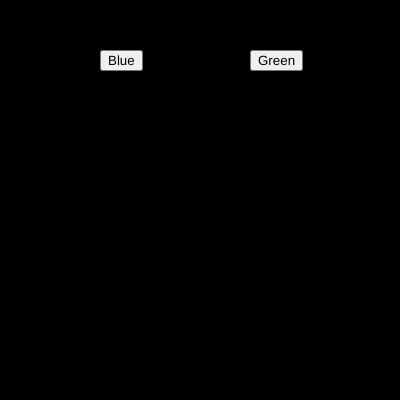
Frame 1 (no input)
Frame 60 (no input): identical to frame 1, image omitted
Frame 120 (the mouse pressed at the canvas centre since frame 60): identical to frame 1, image omitted

The p5.js sketch that drew this single still picture (run headless with seeded random() and noise() and a simulated clock; from frame 60 on, the mouse is pressed at the canvas centre):

// p5.js sketch
// ── sketch.js
var btn_green;
var r = 0;
var g = 0;
var b = 0;
var btn_red;
function setup() {
  createCanvas(400,400);
  btn_red = createButton('Blue');
  btn_red.position(100,50);
  btn_red.mousePressed(red_bg)
  btn_green = createButton('Green');
  btn_green.position(250,50);
  btn_green.mousePressed(green_bg)
}
function red_bg() {
  r = 0;
  g = 0;
  b = 255;
}
function green_bg() {
  r = 0;
  g = 255;
  b = 0;
}


function draw() 
{
  background(r,g,b);
}
